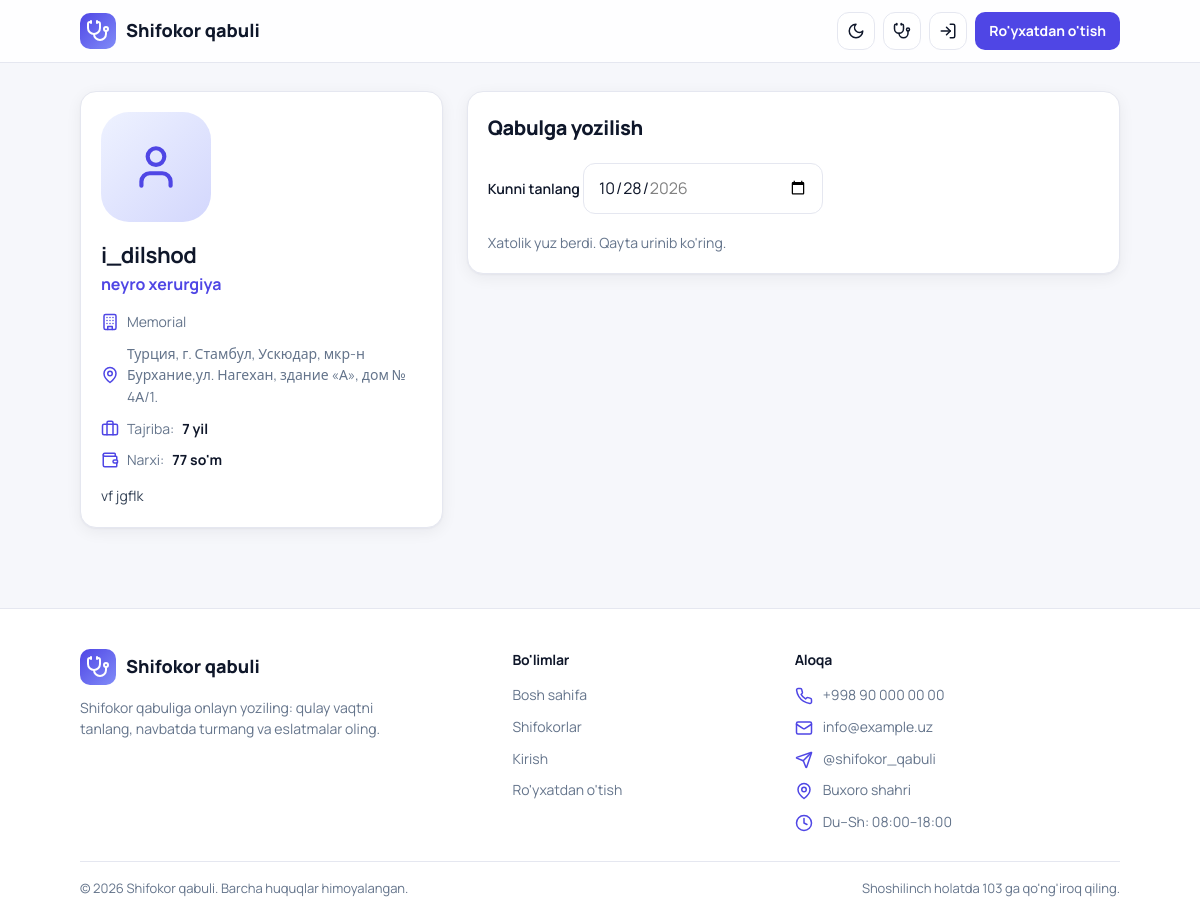
/doctors/1/, run on an earlier commit of the app's database.
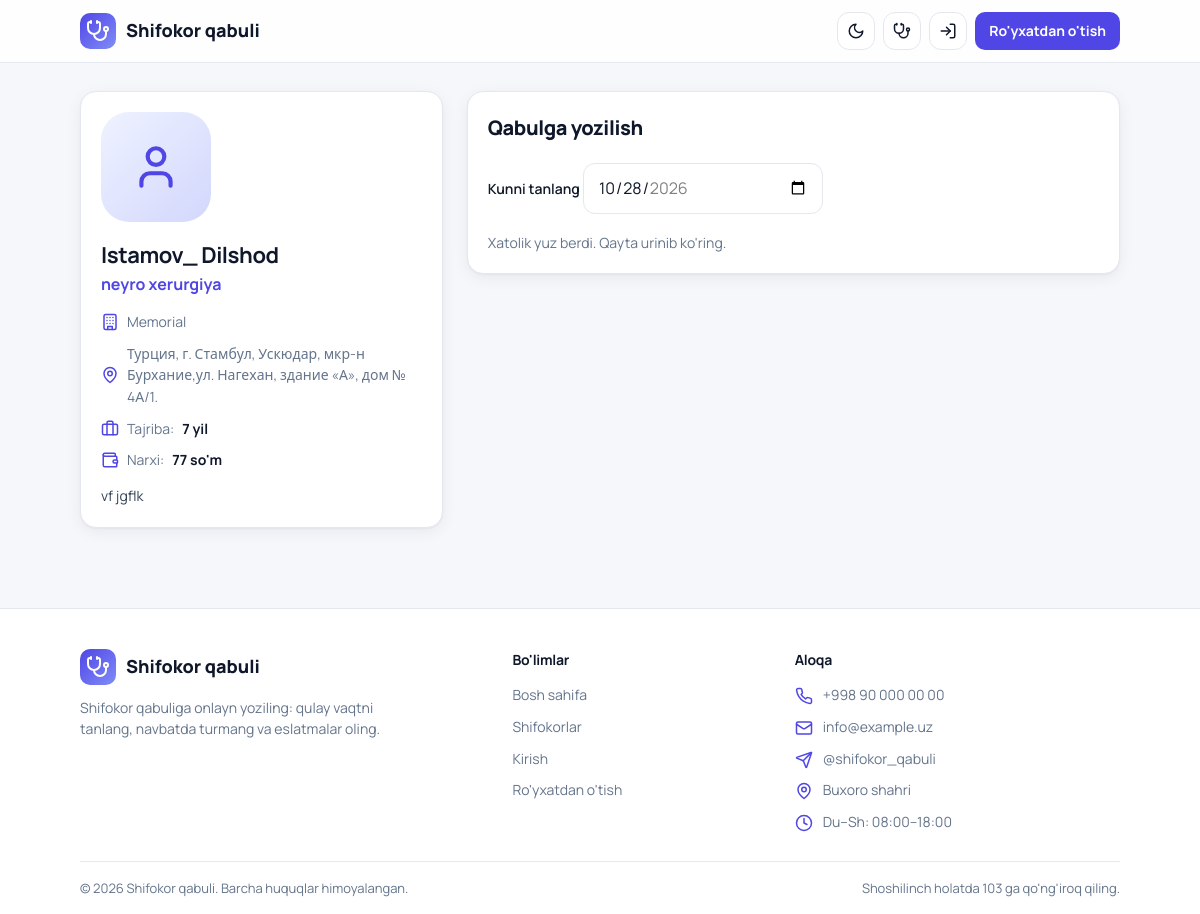
And on a later commit of the database.
### clin_app/models.py (models this page shows, shortened)
class Doctor(models.Model):
    user = models.OneToOneField(User, on_delete=models.CASCADE, related_name="doctor_profile")
    hospital = models.ForeignKey(Hospital, on_delete=models.CASCADE, related_name="doctors")
    department = models.ForeignKey(Department, on_delete=models.SET_NULL, null=True, blank=True)
    specialty = models.ForeignKey(Specialty, on_delete=models.PROTECT, related_name="doctors")
    experience_years = models.PositiveSmallIntegerField("Tajriba (yil)", default=0)
    price = models.PositiveIntegerField("Qabul narxi (so'm)", default=0)
    bio = models.TextField("Haqida", blank=True)
    photo = models.ImageField(upload_to="doctors/", blank=True, null=True)
    slot_minutes = models.PositiveSmallIntegerField("Bir qabul davomiyligi (daqiqa)", default=20)
    is_active = models.BooleanField(default=True)
    class Meta:
        verbose_name = "Shifokor"
        verbose_name_plural = "Shifokorlar"
    @property
    def average_rating(self):
        return self.appointments.filter(review__isnull=False).aggregate(
            avg=models.Avg("review__rating")
        )["avg"]

class User(AbstractUser):
    class Role(models.TextChoices):
        PATIENT = "patient", "Bemor"
        DOCTOR = "doctor", "Shifokor"
        HOSPITAL_ADMIN = "hospital_admin", "Kasalxona admini"
    role = models.CharField(max_length=20, choices=Role.choices, default=Role.PATIENT)
    phone = models.CharField("Telefon", max_length=20, unique=True, null=True, blank=True)
    birth_date = models.DateField("Tug'ilgan sana", null=True, blank=True)
    hospital = models.ForeignKey(
        Hospital, on_delete=models.SET_NULL, null=True, blank=True, related_name="staff"
    )
    must_change_password = models.BooleanField("Parolni almashtirishi shart", default=False)

class Specialty(models.Model):
    name = models.CharField("Mutaxassislik", max_length=100, unique=True)
    class Meta:
        verbose_name = "Mutaxassislik"
        verbose_name_plural = "Mutaxassisliklar"
    def __str__(self):
        return self.name

class Hospital(models.Model):
    name = models.CharField("Nomi", max_length=200)
    address = models.CharField("Manzil", max_length=300)
    phone = models.CharField("Telefon", max_length=20, blank=True)
    description = models.TextField("Tavsif", blank=True)
    logo = models.ImageField(upload_to="hospitals/", blank=True, null=True)
    is_active = models.BooleanField(default=True)
    class Meta:
        verbose_name = "Kasalxona"
        verbose_name_plural = "Kasalxonalar"

### clin_app/views.py (the view)
# urls.py: path('doctors/<int:pk>/', views.doctor_detail, name='doctor_detail'),
def doctor_detail(request, pk):
    doctor = get_object_or_404(
        Doctor.objects.select_related('user', 'specialty', 'hospital'), pk=pk, is_active=True
    )
    context = {
        'doctor': doctor,
        'today': timezone.localdate().isoformat(),
        'max_date': max_date().isoformat(),
        'schedules': doctor.schedules.all(),
    }
    return render(request, 'doctors/detail.html', context)

### clin_app/booking_rules.py (called while the page is built)
def max_date():
    return timezone.localdate() + timedelta(days=MAX_DAYS_AHEAD)

### clin_app/context_processors.py (called while the page is built)
def notifications(request):
    user = request.user
    if user.is_authenticated:
        return {"unread_count": user.notifications.filter(is_read=False).count()}
    return {}

### clin_app/templates/doctors/detail.html (shortened to what this page needs)
{% extends 'base.html' %}
{% block content %}
<div class="detail-grid">
  <div class="card">
    {% if doctor.photo %}
      <img src="{{ doctor.photo.url }}" class="avatar avatar-lg" alt="">
    {% else %}
      <div class="avatar avatar-lg"><svg class="icon"><use href="#i-user"/></svg></div>
    {% endif %}
    <h1 style="font-size:22px">{{ doctor.user.get_full_name|default:doctor.user.username }}</h1>
    <div class="teal" style="font-weight:700">{{ doctor.specialty }}</div>
    <div class="info-list">
      <div class="row"><svg class="icon"><use href="#i-building"/></svg> {{ doctor.hospital.name }}</div>
      <div class="row"><svg class="icon"><use href="#i-pin"/></svg> {{ doctor.hospital.address }}</div>
      <div class="row"><svg class="icon"><use href="#i-briefcase"/></svg> Tajriba: <b>{{ doctor.experience_years }} yil</b></div>
      <div class="row"><svg class="icon"><use href="#i-wallet"/></svg> Narxi: <b>{{ doctor.price }} so'm</b></div>
    </div>
    {% if doctor.bio %}
      <p class="small" style="margin-top:14px">{{ doctor.bio }}</p>
    {% endif %}
  </div>
  <div class="card">
    <h2 class="section-title">Qabulga yozilish</h2>
    <label for="date-input">Kunni tanlang</label>
    <input type="date" id="date-input" class="date-input"
           value="{{ today }}" min="{{ today }}" max="{{ max_date }}"
           data-url="{% url 'doctor_slots' doctor.pk %}">
    <div id="slots"><p class="muted small">Yuklanmoqda...</p></div>
  </div>
</div>
{% endblock %}

What changed in the data, as far as the page shows it:
changed through a linked row, Doctor "vf jgflk": user.get_full_name "i_dilshod" → "Istamov_ Dilshod"
